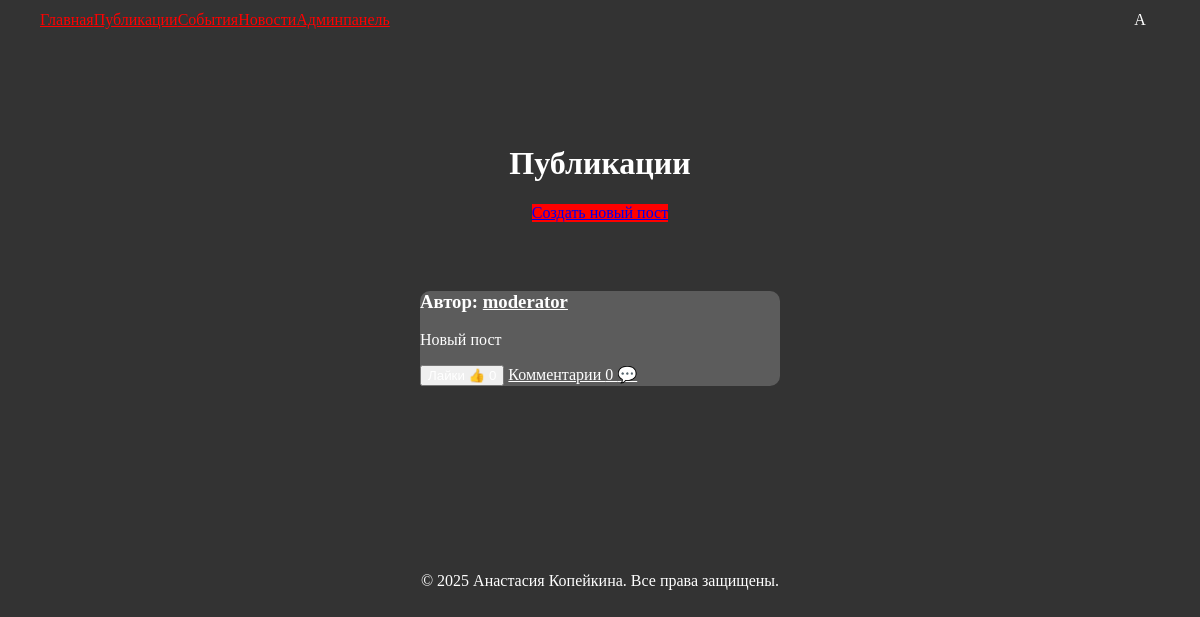
/posts (signed in), run on the app's committed database.
### application/models.py (models this page shows, shortened)
class User(db.Model, UserMixin):
    id = db.Column(db.Integer, primary_key=True)
    username = db.Column(db.String(150), unique=True, nullable=False)
    email = db.Column(db.String(150), unique=True, nullable=False)
    password_hash = db.Column(db.String(128), nullable=False)
    role = db.Column(db.String(128), default='user')
    is_blocked = db.Column(db.Boolean, default=False)
    failed_login_attempts = db.Column(db.Integer, default=0)
    last_failed_login = db.Column(db.DateTime)
    posts = db.relationship('Post', backref='author', lazy=True)
    likes = db.relationship('Like', backref='user', lazy=True)
    comments = db.relationship('Comment', backref='user', lazy=True)

class Post(db.Model):
    id = db.Column(db.Integer, primary_key=True)
    user_id = db.Column(db.Integer, db.ForeignKey('user.id'), nullable=False)
    content_text = db.Column(db.Text, nullable=True)
    file_path = db.Column(db.String(255), nullable=True)
    file_type = db.Column(db.String(10), nullable=False)  # 'image', 'video', or 'none'
    created_at = db.Column(db.DateTime, default=datetime.now)
    updated_at = db.Column(db.DateTime, default=datetime.now, onupdate=datetime.now)
    is_active = db.Column(db.Boolean, default=True)
    likes = db.relationship('Like', backref='post', lazy=True)
    comments = db.relationship('Comment', backref='post', lazy=True)

### application/views/posts.py (the view)
@posts_bp.route('/posts', methods=['GET'])
def list_posts():
    posts = Post.query.options(joinedload(Post.author)).filter_by(is_active=True).all()
    return render_template('posts.html', posts=posts)

### application/views/auth.py (called while the page is built)
@login_manager.user_loader
def load_user(user_id):
    return User.query.get(int(user_id))

### application/templates/posts.html (shortened to what this page needs)
{% extends 'base.html' %}
{% block content %}
  <div class="home-container" style="max-width: 1200px; margin: 0 auto; padding: 40px 20px;">
    <h1>Публикации</h1>
    <a href="{{ url_for('posts.new_post') }}" class="ant-btn ant-btn-primary" style="margin-bottom: 20px;">Создать новый пост</a>
    <div class="site-card-wrapper" style="padding: 20px; display: flex; flex-wrap: wrap; justify-content: center;">
      <div class="ant-row" style="display: flex; flex-wrap: wrap;">
        {% for post in posts %}
          <div class="ant-col ant-col-8" style="padding: 10px; border-radius: 10px;">
            <div class="ant-card" style="width: 100%; border-radius: 120px;">
              <div class="ant-card-body" style="background-color: #5c5c5c; border-radius: 10px;">
                <h3 style="color: #ffffff;">Автор: <a href="{{ url_for('auth.profile', user_id=post.user_id) }}" style="color: #ffffff;">{{ post.author.username }}</a></h3>
                <p style="color: #ffffff;">{{ post.content_text }}</p>
                <div style="margin-top: 10px;">
                  <form action="{{ url_for('likes.like_post', post_id=post.id) }}" method="POST" style="display:inline;">
                    <button type="submit" class="ant-btn ant-btn-link" style="color: #ffffff;">Лайки 👍 {{ post.likes|length }}</button>
                  </form>
                  <a href="{{ url_for('comments.list_comments', post_id=post.id) }}" class="ant-btn ant-btn-link" style="color: #ffffff;">Комментарии {{ post.comments|length }} 💬</a>
                </div>
              </div>
            </div>
          </div>
        {% endfor %}
      </div>
    </div>
  </div>
{% endblock %}

### application/templates/base.html (shortened to what this page needs)
<!DOCTYPE html>
<html lang="en">
<head>
    <link rel="stylesheet" href="https://cdnjs.cloudflare.com/ajax/libs/antd/4.16.13/antd.min.css">
    <link rel="stylesheet" href="{{ url_for('static', filename='css/styles.css') }}">
</head>
<body>
    <header style="position: fixed; ">
        <nav class="ant-menu ant-menu-horizontal" style="display: flex; align-items: center; justify-content: space-between; padding: 0 20px;">
            <div class="left-menu" style="display: flex; align-items: center;">
                <a class="ant-menu-item" href="{{ url_for('index') }}">Главная</a>
                <a class="ant-menu-item" href="{{ url_for('posts.list_posts') }}">Публикации</a>
                <a class="ant-menu-item" href="{{ url_for('events.list_events') }}">События</a>
                <a class="ant-menu-item" href="{{ url_for('news.list_news') }}">Новости</a>
                {% if current_user.is_authenticated and current_user.role == 'moderator' %}
                <a class="ant-menu-item" href="{{ url_for('moderation.moderate_posts') }}">Модерация</a>
                {% elif current_user.is_authenticated and current_user.role == 'admin' %}
                <a class="ant-menu-item" href="{{ url_for('admin.list_users') }}">Админпанель</a>
                {% endif %}
            </div>
            <div class="right-menu" style="display: flex; align-items: center;">
                {% if not current_user.is_authenticated %}
                <a class="ant-menu-item" href="{{ url_for('auth.login') }}">Вход</a>
                <a class="ant-menu-item" href="{{ url_for('auth.register') }}">Регистрация</a>
                {% else %}
                <div
                    id="user-avatar"
                    class="ant-avatar ant-avatar-circle ant-avatar-icon user-avatar"
                    style="
                        background-color: {{ current_user.avatar_color }};
                        color: white;
                        cursor: pointer;
                        display: flex;
                        align-items: center;
                        justify-content: center;
                        width: 40px;
                        height: 40px;
                    "
                >
                    {{ current_user.username[0]|upper }}
                </div>
                {% endif %}
            </div>
        </nav>
    </header>
    <div class="content" style="padding: 20px; display: flex; justify-content: center; flex-direction: column; margin-top: 64px;">
        {% block content %}
        {% endblock %}
    </div>
    <footer style="text-align: center; padding: 20px;">
        <p>© 2025 Анастасия Копейкина. Все права защищены.</p>
    </footer>
</body>
</html>

### application/static/css/styles.css (style rules this page uses)
body { background-color: #333333; }
.ant-btn-primary { background-color: #FF0000; border-color: #FF0000; }
p { color: #ffffff; }
h1 { color: #ffffff; }
header { top: 0; left: 0; right: 0; z-index: 1000; max-width: 1200px; margin: 0 auto; padding: 0 20px; background-color: #333333; }
.ant-menu { background-color: #333333; }
.ant-menu-horizontal { border-bottom: none; }
nav a { color: #FF0000; background-color: #333333; }

### application/templates/posts.html (style rules this page uses)
.ant-card { min-width: 360px; }
.ant-row { overflow-y: hidden; }
.ant-col { display: flex; flex-direction: column; flex-wrap: wrap; justify-content: center; margin-bottom: 50px; }
.home-container { display: flex; flex-direction: column; align-items: center; justify-content: center; }

### data on the page
User: username "A"
Post: author.username "moderator", content_text "Новый пост", comments|length "0"
